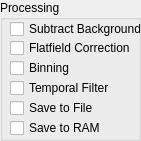
     <widget class="QGroupBox" name="groupBox_Processing">
      <property name="geometry">
       <rect>
        <x>1030</x>
        <y>114</y>
        <width>141</width>
        <height>141</height>
       </rect>
      </property>
      <property name="title">
       <string>Processing</string>
      </property>
      <widget class="QCheckBox" name="checkBox_SubtractBackground">
       <property name="geometry">
        <rect>
         <x>10</x>
         <y>20</y>
         <width>131</width>
         <height>18</height>
        </rect>
       </property>
       <property name="minimumSize">
        <size>
         <width>0</width>
         <height>0</height>
        </size>
       </property>
       <property name="text">
        <string>Subtract Background</string>
       </property>
       <property name="iconSize">
        <size>
         <width>48</width>
         <height>48</height>
        </size>
       </property>
      </widget>
      <widget class="QCheckBox" name="checkBox_ApplyFlatFieldCorrection">
       <property name="geometry">
        <rect>
         <x>10</x>
         <y>40</y>
         <width>131</width>
         <height>16</height>
        </rect>
       </property>
       <property name="text">
        <string>Flatfield Correction</string>
       </property>
      </widget>
      <widget class="QCheckBox" name="checkBox_ApplyBinning">
       <property name="geometry">
        <rect>
         <x>10</x>
         <y>60</y>
         <width>131</width>
         <height>16</height>
        </rect>
       </property>
       <property name="text">
        <string>Binning</string>
       </property>
      </widget>
      <widget class="QCheckBox" name="checkBox_ApplyTemporalFilter">
       <property name="geometry">
        <rect>
         <x>10</x>
         <y>80</y>
         <width>131</width>
         <height>16</height>
        </rect>
       </property>
       <property name="text">
        <string>Temporal Filter</string>
       </property>
      </widget>
      <widget class="QCheckBox" name="checkBox_EnableSaving2File">
       <property name="geometry">
        <rect>
         <x>10</x>
         <y>100</y>
         <width>131</width>
         <height>16</height>
        </rect>
       </property>
       <property name="text">
        <string>Save to File</string>
       </property>
      </widget>
      <widget class="QCheckBox" name="checkBox_EnableSaving2RAM">
       <property name="geometry">
        <rect>
         <x>10</x>
         <y>120</y>
         <width>131</width>
         <height>16</height>
        </rect>
       </property>
       <property name="text">
        <string>Save to RAM</string>
       </property>
      </widget>
     </widget>
